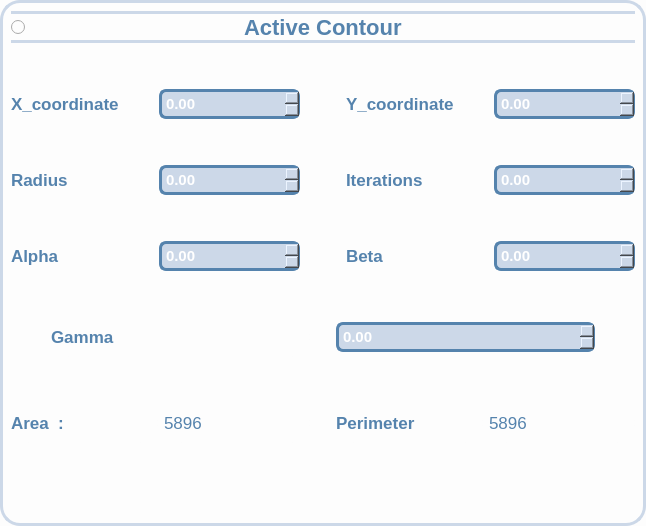
              <widget class="QWidget" name="widget_10" native="true">
               <property name="sizePolicy">
                <sizepolicy hsizetype="Expanding" vsizetype="Expanding">
                 <horstretch>0</horstretch>
                 <verstretch>0</verstretch>
                </sizepolicy>
               </property>
               <property name="styleSheet">
                <string notr="true">
background:#fdfdfd;
  border: 3px solid #ccd8e8;
  border-radius: 20px;</string>
               </property>
               <layout class="QHBoxLayout" name="horizontalLayout_19">
                <item>
                 <layout class="QVBoxLayout" name="verticalLayout_8">
                  <item>
                   <widget class="QRadioButton" name="RadioButton_ActiveContour">
                    <property name="font">
                     <font>
                      
                      <weight>75</weight>
                      <bold>true</bold>
                     </font>
                    </property>
                    <property name="styleSheet">
                     <string notr="true">Font-size:22px;
font-weight:bold;
background:#fdfdfd;
color:#5583ad;
 border-top: 3px solid #ccd8e8;
 border-bottom: 3px solid#ccd8e8;
border-left:None;
border-right:None;
</string>
                    </property>
                    <property name="text">
                     <string>                                   Active Contour                                      </string>
                    </property>
                    <property name="checked">
                     <bool>false</bool>
                    </property>
                   </widget>
                  </item>
                  <item>
                   <spacer name="verticalSpacer_8">
                    <property name="orientation">
                     <enum>Qt::Vertical</enum>
                    </property>
                    <property name="sizeHint" stdset="0">
                     <size>
                      <width>20</width>
                      <height>40</height>
                     </size>
                    </property>
                   </spacer>
                  </item>
                  <item>
                   <layout class="QHBoxLayout" name="horizontalLayout_20">
                    <item>
                     <widget class="QLabel" name="label_param_3">
                      <property name="font">
                       <font>
                        
                        <weight>75</weight>
                        <bold>true</bold>
                       </font>
                      </property>
                      <property name="styleSheet">
                       <string notr="true">Font-size:17px;
font-weight:bold;
background:#fdfdfd;
color:#5583ad;

border:None;</string>
                      </property>
                      <property name="text">
                       <string>X_coordinate</string>
                      </property>
                     </widget>
                    </item>
                    <item>
                     <widget class="QDoubleSpinBox" name="rg_threshold_spinbox_3">
                      <property name="font">
                       <font>
                        
                        <weight>75</weight>
                        <bold>true</bold>
                       </font>
                      </property>
                      <property name="styleSheet">
                       <string notr="true">Font-size:15px;
font-weight:bold;
background: #ccd8e8;
color:white;
border:3px solid black;
padding:2px;
border-radius:7px;
 border: 3px solid#5583ad;;</string>
                      </property>
                     </widget>
                    </item>
                    <item>
                     <spacer name="horizontalSpacer_49">
                      <property name="orientation">
                       <enum>Qt::Vertical</enum>
                      </property>
                      <property name="sizeHint" stdset="0">
                       <size>
                        <width>40</width>
                        <height>20</height>
                       </size>
                      </property>
                     </spacer>
                    </item>
                    <item>
                     <widget class="QLabel" name="label_param_6">
                      <property name="font">
                       <font>
                        
                        <weight>75</weight>
                        <bold>true</bold>
                       </font>
                      </property>
                      <property name="styleSheet">
                       <string notr="true">Font-size:17px;
font-weight:bold;
background:#fdfdfd;
color:#5583ad;

border:None;</string>
                      </property>
                      <property name="text">
                       <string>Y_coordinate</string>
                      </property>
                     </widget>
                    </item>
                    <item>
                     <widget class="QDoubleSpinBox" name="rg_threshold_spinbox_4">
                      <property name="font">
                       <font>
                        
                        <weight>75</weight>
                        <bold>true</bold>
                       </font>
                      </property>
                      <property name="styleSheet">
                       <string notr="true">Font-size:15px;
font-weight:bold;
background: #ccd8e8;
color:white;
border:3px solid black;
padding:2px;
border-radius:7px;
 border: 3px solid#5583ad;;</string>
                      </property>
                     </widget>
                    </item>
                   </layout>
                  </item>
                  <item>
                   <spacer name="verticalSpacer_9">
                    <property name="orientation">
                     <enum>Qt::Vertical</enum>
                    </property>
                    <property name="sizeHint" stdset="0">
                     <size>
                      <width>20</width>
                      <height>40</height>
                     </size>
                    </property>
                   </spacer>
                  </item>
                  <item>
                   <layout class="QHBoxLayout" name="horizontalLayout_29">
                    <item>
                     <widget class="QLabel" name="label_param_15">
                      <property name="font">
                       <font>
                        
                        <weight>75</weight>
                        <bold>true</bold>
                       </font>
                      </property>
                      <property name="styleSheet">
                       <string notr="true">Font-size:17px;
font-weight:bold;
background:#fdfdfd;
color:#5583ad;

border:None;</string>
                      </property>
                      <property name="text">
                       <string>Radius</string>
                      </property>
                     </widget>
                    </item>
                    <item>
                     <widget class="QDoubleSpinBox" name="rg_threshold_spinbox_13">
                      <property name="font">
                       <font>
                        
                        <weight>75</weight>
                        <bold>true</bold>
                       </font>
                      </property>
                      <property name="styleSheet">
                       <string notr="true">Font-size:15px;
font-weight:bold;
background: #ccd8e8;
color:white;
border:3px solid black;
padding:2px;
border-radius:7px;
 border: 3px solid#5583ad;;</string>
                      </property>
                     </widget>
                    </item>
                    <item>
                     <spacer name="horizontalSpacer_47">
                      <property name="orientation">
                       <enum>Qt::Vertical</enum>
                      </property>
                      <property name="sizeHint" stdset="0">
                       <size>
                        <width>40</width>
                        <height>20</height>
                       </size>
                      </property>
                     </spacer>
                    </item>
                    <item>
                     <widget class="QLabel" name="label_param_16">
                      <property name="font">
                       <font>
                        
                        <weight>75</weight>
                        <bold>true</bold>
                       </font>
                      </property>
                      <property name="styleSheet">
                       <string notr="true">Font-size:17px;
font-weight:bold;
background:#fdfdfd;
color:#5583ad;

border:None;</string>
                      </property>
                      <property name="text">
                       <string>Iterations</string>
                      </property>
                     </widget>
                    </item>
                    <item>
                     <widget class="QDoubleSpinBox" name="rg_threshold_spinbox_14">
                      <property name="font">
                       <font>
                        
                        <weight>75</weight>
                        <bold>true</bold>
                       </font>
                      </property>
                      <property name="styleSheet">
                       <string notr="true">Font-size:15px;
font-weight:bold;
background: #ccd8e8;
color:white;
border:3px solid black;
padding:2px;
border-radius:7px;
 border: 3px solid#5583ad;;</string>
                      </property>
                     </widget>
                    </item>
                   </layout>
                  </item>
                  <item>
                   <spacer name="verticalSpacer_15">
                    <property name="orientation">
                     <enum>Qt::Vertical</enum>
                    </property>
                    <property name="sizeHint" stdset="0">
                     <size>
                      <width>20</width>
                      <height>40</height>
                     </size>
                    </property>
                   </spacer>
                  </item>
                  <item>
                   <layout class="QHBoxLayout" name="horizontalLayout_26">
                    <item>
                     <widget class="QLabel" name="label_param_7">
                      <property name="font">
                       <font>
                        
                        <weight>75</weight>
                        <bold>true</bold>
                       </font>
                      </property>
                      <property name="styleSheet">
                       <string notr="true">Font-size:17px;
font-weight:bold;
background:#fdfdfd;
color:#5583ad;

border:None;</string>
                      </property>
                      <property name="text">
                       <string>Alpha</string>
                      </property>
                     </widget>
                    </item>
                    <item>
                     <widget class="QDoubleSpinBox" name="rg_threshold_spinbox_5">
                      <property name="font">
                       <font>
                        
                        <weight>75</weight>
                        <bold>true</bold>
                       </font>
                      </property>
                      <property name="styleSheet">
                       <string notr="true">Font-size:15px;
font-weight:bold;
background: #ccd8e8;
color:white;
border:3px solid black;
padding:2px;
border-radius:7px;
 border: 3px solid#5583ad;;</string>
                      </property>
                     </widget>
                    </item>
                    <item>
                     <spacer name="horizontalSpacer_43">
                      <property name="orientation">
                       <enum>Qt::Vertical</enum>
                      </property>
                      <property name="sizeHint" stdset="0">
                       <size>
                        <width>40</width>
                        <height>20</height>
                       </size>
                      </property>
                     </spacer>
                    </item>
                    <item>
                     <widget class="QLabel" name="label_param_8">
                      <property name="font">
                       <font>
                        
                        <weight>75</weight>
                        <bold>true</bold>
                       </font>
                      </property>
                      <property name="styleSheet">
                       <string notr="true">Font-size:17px;
font-weight:bold;
background:#fdfdfd;
color:#5583ad;

border:None;</string>
                      </property>
                      <property name="text">
                       <string>Beta</string>
                      </property>
                     </widget>
                    </item>
                    <item>
                     <widget class="QDoubleSpinBox" name="rg_threshold_spinbox_6">
                      <property name="font">
                       <font>
                        
                        <weight>75</weight>
                        <bold>true</bold>
                       </font>
                      </property>
                      <property name="styleSheet">
                       <string notr="true">Font-size:15px;
font-weight:bold;
background: #ccd8e8;
color:white;
border:3px solid black;
padding:2px;
border-radius:7px;
 border: 3px solid#5583ad;;</string>
                      </property>
                     </widget>
                    </item>
                   </layout>
                  </item>
                  <item>
                   <spacer name="verticalSpacer_10">
                    <property name="orientation">
                     <enum>Qt::Vertical</enum>
                    </property>
                    <property name="sizeHint" stdset="0">
                     <size>
                      <width>20</width>
                      <height>40</height>
                     </size>
                    </property>
                   </spacer>
                  </item>
                  <item>
                   <layout class="QHBoxLayout" name="horizontalLayout_28">
                    <item>
                     <spacer name="horizontalSpacer_37">
                      <property name="orientation">
                       <enum>Qt::Vertical</enum>
                      </property>
                      <property name="sizeHint" stdset="0">
                       <size>
                        <width>40</width>
                        <height>20</height>
                       </size>
                      </property>
                     </spacer>
                    </item>
                    <item>
                     <widget class="QLabel" name="label_param_11">
                      <property name="font">
                       <font>
                        
                        <weight>75</weight>
                        <bold>true</bold>
                       </font>
                      </property>
                      <property name="styleSheet">
                       <string notr="true">Font-size:17px;
font-weight:bold;
background:#fdfdfd;
color:#5583ad;

border:None;</string>
                      </property>
                      <property name="text">
                       <string>Gamma</string>
                      </property>
                     </widget>
                    </item>
                    <item>
                     <spacer name="verticalSpacer_47">
                      <property name="orientation">
                       <enum>Qt::Vertical</enum>
                      </property>
                      <property name="sizeHint" stdset="0">
                       <size>
                        <width>20</width>
                        <height>40</height>
                       </size>
                      </property>
                     </spacer>
                    </item>
                    <item>
                     <widget class="QDoubleSpinBox" name="rg_threshold_spinbox_9">
                      <property name="font">
                       <font>
                        
                        <weight>75</weight>
                        <bold>true</bold>
                       </font>
                      </property>
                      <property name="styleSheet">
                       <string notr="true">Font-size:15px;
font-weight:bold;
background: #ccd8e8;
color:white;
border:3px solid black;
padding:2px;
border-radius:7px;
 border: 3px solid#5583ad;;</string>
                      </property>
                     </widget>
                    </item>
                    <item>
                     <spacer name="horizontalSpacer_45">
                      <property name="orientation">
                       <enum>Qt::Vertical</enum>
                      </property>
                      <property name="sizeHint" stdset="0">
                       <size>
                        <width>40</width>
                        <height>20</height>
                       </size>
                      </property>
                     </spacer>
                    </item>
                   </layout>
                  </item>
                  <item>
                   <spacer name="verticalSpacer_13">
                    <property name="orientation">
                     <enum>Qt::Vertical</enum>
                    </property>
                    <property name="sizeHint" stdset="0">
                     <size>
                      <width>20</width>
                      <height>40</height>
                     </size>
                    </property>
                   </spacer>
                  </item>
                  <item>
                   <layout class="QHBoxLayout" name="horizontalLayout_30">
                    <item>
                     <widget class="QLabel" name="label_param_12">
                      <property name="font">
                       <font>
                        
                        <weight>75</weight>
                        <bold>true</bold>
                       </font>
                      </property>
                      <property name="styleSheet">
                       <string notr="true">Font-size:17px;
font-weight:bold;
background:#fdfdfd;
color:#5583ad;

border:None;</string>
                      </property>
                      <property name="text">
                       <string>Area  :</string>
                      </property>
                     </widget>
                    </item>
                    <item>
                     <widget class="QLabel" name="label">
                      <property name="styleSheet">
                       <string notr="true">border:None;
color:#5583ad;
Font-size:17px;</string>
                      </property>
                      <property name="text">
                       <string>5896</string>
                      </property>
                     </widget>
                    </item>
                    <item>
                     <spacer name="verticalSpacer_48">
                      <property name="orientation">
                       <enum>Qt::Vertical</enum>
                      </property>
                      <property name="sizeHint" stdset="0">
                       <size>
                        <width>20</width>
                        <height>40</height>
                       </size>
                      </property>
                     </spacer>
                    </item>
                    <item>
                     <widget class="QLabel" name="label_param_19">
                      <property name="font">
                       <font>
                        
                        <weight>75</weight>
                        <bold>true</bold>
                       </font>
                      </property>
                      <property name="styleSheet">
                       <string notr="true">Font-size:17px;
font-weight:bold;
background:#fdfdfd;
color:#5583ad;

border:None;</string>
                      </property>
                      <property name="text">
                       <string>Perimeter</string>
                      </property>
                     </widget>
                    </item>
                    <item>
                     <widget class="QLabel" name="label_2">
                      <property name="styleSheet">
                       <string notr="true">border:None;
color:#5583ad;
Font-size:17px;</string>
                      </property>
                      <property name="text">
                       <string>5896</string>
                      </property>
                     </widget>
                    </item>
                   </layout>
                  </item>
                  <item>
                   <widget class="Line" name="line_5">
                    <property name="font">
                     <font>
                      <pointsize>5</pointsize>
                     </font>
                    </property>
                    <property name="styleSheet">
                     <string notr="true">border: 1px solid black;</string>
                    </property>
                    <property name="lineWidth">
                     <number>0</number>
                    </property>
                    <property name="orientation">
                     <enum>Qt::Vertical</enum>
                    </property>
                   </widget>
                  </item>
                  <item>
                   <spacer name="horizontalSpacer_40">
                    <property name="orientation">
                     <enum>Qt::Vertical</enum>
                    </property>
                    <property name="sizeHint" stdset="0">
                     <size>
                      <width>40</width>
                      <height>20</height>
                     </size>
                    </property>
                   </spacer>
                  </item>
                  <item>
                   <spacer name="horizontalSpacer_14">
                    <property name="orientation">
                     <enum>Qt::Vertical</enum>
                    </property>
                    <property name="sizeHint" stdset="0">
                     <size>
                      <width>40</width>
                      <height>20</height>
                     </size>
                    </property>
                   </spacer>
                  </item>
                  <item>
                   <spacer name="horizontalSpacer_15">
                    <property name="orientation">
                     <enum>Qt::Vertical</enum>
                    </property>
                    <property name="sizeHint" stdset="0">
                     <size>
                      <width>40</width>
                      <height>20</height>
                     </size>
                    </property>
                   </spacer>
                  </item>
                  <item>
                   <widget class="Line" name="line_6">
                    <property name="styleSheet">
                     <string notr="true">border: 0.5px solid black;</string>
                    </property>
                    <property name="orientation">
                     <enum>Qt::Vertical</enum>
                    </property>
                   </widget>
                  </item>
                 </layout>
                </item>
               </layout>
              </widget>
